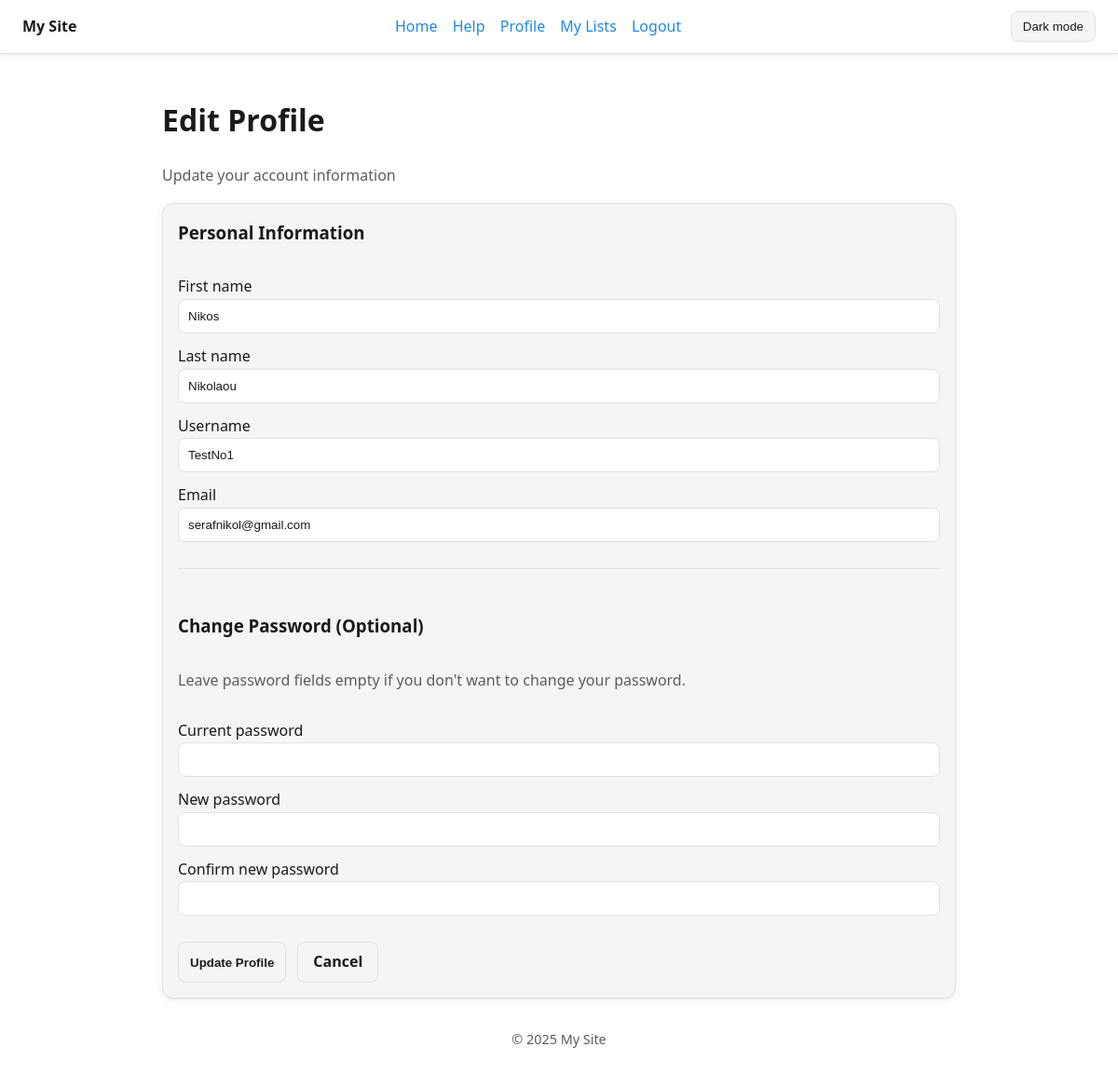
The app's page /php/edit_profile.php (signed in) with its own data.
### tables this page shows
CREATE TABLE `users` (
  `id` int(10) UNSIGNED NOT NULL,
  `first_name` varchar(100) NOT NULL,
  `last_name` varchar(100) NOT NULL,
  `username` varchar(100) NOT NULL,
  `password_hash` varchar(255) NOT NULL,
  `email` varchar(190) NOT NULL,
  `created_at` datetime NOT NULL DEFAULT current_timestamp()
);

### php/edit_profile.php (the view, shortened to what this page needs)
<?php
require_once __DIR__ . '/db.php';
$user_id = $_SESSION['user_id'];
$success = false;
$stmt = $pdo->prepare('SELECT first_name, last_name, username, email FROM users WHERE id = :user_id');
$stmt->execute([':user_id' => $user_id]);
$current_user = $stmt->fetch();
$firstName = $current_user['first_name'];
$lastName = $current_user['last_name'];
$username = $current_user['username'];
$email = $current_user['email'];
?>
<!DOCTYPE html>
<html lang="en" data-theme="light">
<head>
  <link rel="stylesheet" href="styles.css">
</head>
<body>
  <header class="site-header">
    <div class="header-inner">
      <div class="brand"><span>My Site</span></div>
      <nav>
        <a href="index.html">Home</a>
        <a href="help.html">Help</a>
        <a href="profile.php">Profile</a>
        <a href="my_lists.php">My Lists</a>
        <a href="logout.php">Logout</a>
      </nav>
      <button class="theme-toggle" type="button" data-action="toggle-theme" aria-label="Toggle theme">Dark mode</button>
    </div>
  </header>
  <main class="container">
    <h1>Edit Profile</h1>
    <p class="muted">Update your account information</p>
    <?php if ($success): ?>
      <div class="card" style="padding:12px; border-left:4px solid #43a047;">
        <strong>Profile updated successfully!</strong>
        <p style="margin:8px 0 0 0;"><a href="profile.php" style="color:var(--accent);">Return to profile</a></p>
      </div>
    <?php else: ?>
    <form class="card" method="post" action="edit_profile.php" style="padding:16px; display:grid; gap:12px;">
      <h3 style="margin-top:0;">Personal Information</h3>
      <div>
        <label for="first_name">First name</label><br>
        <input type="text" id="first_name" name="first_name" required value="<?php echo htmlspecialchars($firstName, ENT_QUOTES, 'UTF-8');?>" style="width:100%; padding:10px; border:1px solid var(--border-color); background:var(--bg-color); color:var(--text-color); border-radius:8px;">
      </div>
      <div>
        <label for="last_name">Last name</label><br>
        <input type="text" id="last_name" name="last_name" required value="<?php echo htmlspecialchars($lastName, ENT_QUOTES, 'UTF-8');?>" style="width:100%; padding:10px; border:1px solid var(--border-color); background:var(--bg-color); color:var(--text-color); border-radius:8px;">
      </div>
      <div>
        <label for="username">Username</label><br>
        <input type="text" id="username" name="username" required value="<?php echo htmlspecialchars($username, ENT_QUOTES, 'UTF-8');?>" style="width:100%; padding:10px; border:1px solid var(--border-color); background:var(--bg-color); color:var(--text-color); border-radius:8px;">
      </div>
      <div>
        <label for="email">Email</label><br>
        <input type="email" id="email" name="email" required value="<?php echo htmlspecialchars($email, ENT_QUOTES, 'UTF-8');?>" style="width:100%; padding:10px; border:1px solid var(--border-color); background:var(--bg-color); color:var(--text-color); border-radius:8px;">
      </div>
      <hr style="border:none; border-top:1px solid var(--border-color); margin:16px 0;">
      <h3>Change Password (Optional)</h3>
      <p class="muted" style="margin-top:0;">Leave password fields empty if you don't want to change your password.</p>
      <div>
        <label for="current_password">Current password</label><br>
        <input type="password" id="current_password" name="current_password" style="width:100%; padding:10px; border:1px solid var(--border-color); background:var(--bg-color); color:var(--text-color); border-radius:8px;">
      </div>
      <div>
        <label for="new_password">New password</label><br>
        <input type="password" id="new_password" name="new_password" minlength="6" style="width:100%; padding:10px; border:1px solid var(--border-color); background:var(--bg-color); color:var(--text-color); border-radius:8px;">
      </div>
      <div>
        <label for="confirm_password">Confirm new password</label><br>
        <input type="password" id="confirm_password" name="confirm_password" minlength="6" style="width:100%; padding:10px; border:1px solid var(--border-color); background:var(--bg-color); color:var(--text-color); border-radius:8px;">
      </div>
      <div style="display:flex; gap:12px; margin-top:16px;">
        <button type="submit" class="theme-toggle" style="font-weight:600;">Update Profile</button>
        <a href="profile.php" class="theme-toggle" style="text-decoration:none; font-weight:600; padding:8px 16px; text-align:center;">Cancel</a>
      </div>
    </form>
    <?php endif; ?>
    <p class="footer">© <?php echo date('Y'); ?> My Site</p>
  </main>
</body>
</html>

### php/styles.css (style rules this page uses)
:root { --bg-color: #ffffff; --text-color: #1a1a1a; --muted-text: #5c5c5c; --card-bg: #f5f5f7; --border-color: #e1e1e6; --accent: #1e88e5; --link: #1e88e5; --shadow: 0 1px 2px rgba(0,0,0,0.04), 0 2px 8px rgba(0,0,0,0.06); }
* { box-sizing: border-box; }
body { margin: 0; font-family: system-ui, -apple-system, Segoe UI, Roboto, Ubuntu, Cantarell, Noto Sans, Helvetica, Arial, "Apple Color Emoji", "Segoe UI Emoji"; background: var(--bg-color); color: var(--text-color); line-height: 1.6; }
.container { max-width: 900px; margin: 0 auto; padding: 24px; }
header.site-header { position: sticky; top: 0; background: var(--bg-color); border-bottom: 1px solid var(--border-color); box-shadow: var(--shadow); z-index: 10; }
.header-inner { display: flex; align-items: center; justify-content: space-between; gap: 16px; padding: 12px 24px; }
.brand { display: flex; align-items: center; gap: 10px; font-weight: 700; }
nav a { color: var(--link); text-decoration: none; margin-right: 12px; }
.theme-toggle { appearance: none; border: 1px solid var(--border-color); background: var(--card-bg); color: var(--text-color); padding: 8px 12px; border-radius: 8px; cursor: pointer; }
main { padding-top: 12px; }
.card { background: var(--card-bg); border: 1px solid var(--border-color); border-radius: 12px; box-shadow: var(--shadow); }
.muted { color: var(--muted-text); }
.footer { margin-top: 32px; color: var(--muted-text); font-size: 0.9rem; text-align: center; }

### records on screen
users: first_name "Nikos", last_name "Nikolaou", username "TestNo1", email "serafnikol@gmail.com"
